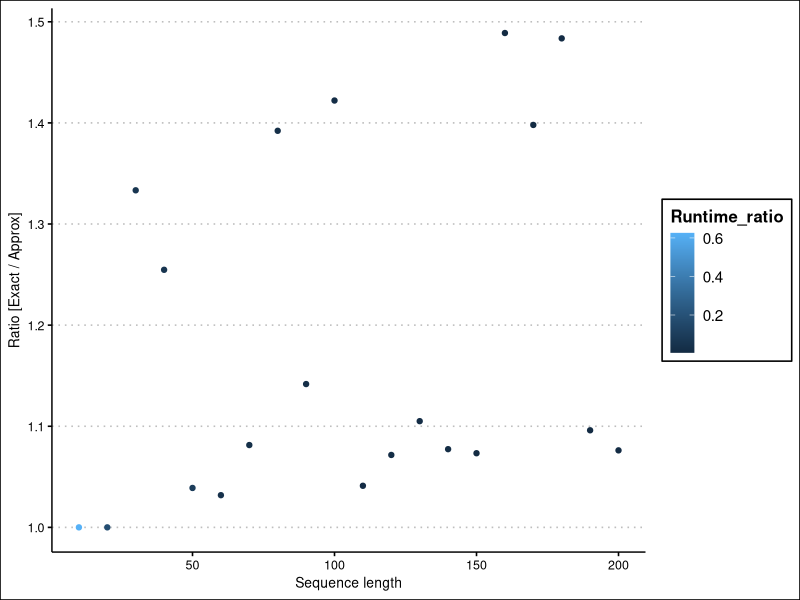

Recreate this plot in R.
## ---- chunk 1
library(tidyverse)
library(ggthemes)
## ---- chunk 2
exact_data <- read.delim("runtime_exact.txt", header = TRUE, sep = "\t")
approx_data <- read.delim("runtime_approx.txt", header = TRUE, sep = "\t")

approx_data %>% 
  mutate(Ratio = Score / exact_data$Score,
         Runtime_ratio = Runtime / exact_data$Runtime) -> approx_data
approx_data

max(approx_data$Ratio)
## ---- chunk 3
ggplot(approx_data) + 
  geom_point(aes(x = Sequence_length, y = Ratio, color = Runtime_ratio)) +
  labs(x = "Sequence length", y = "Ratio [Exact / Approx]") +
  theme_clean()

